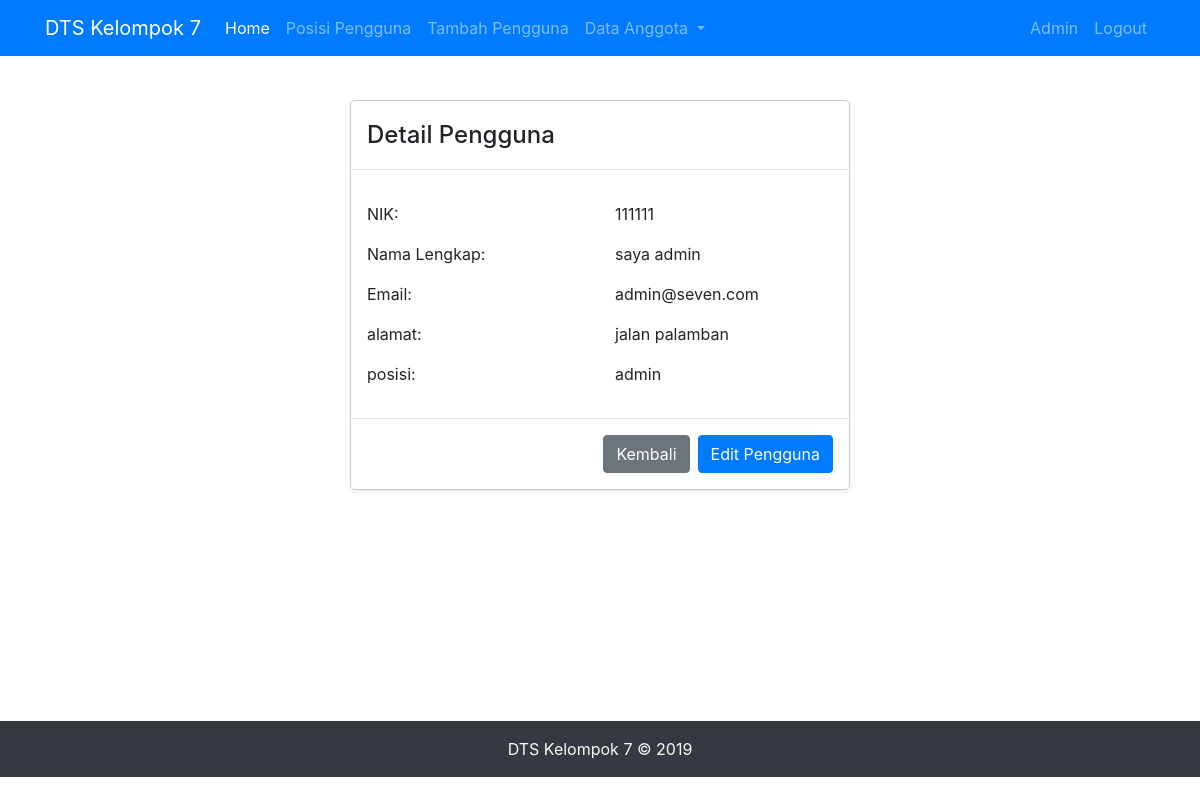
Page /admin/detail.php?id=111111 (signed in) on the committed database.
### tables this page shows
CREATE TABLE `pengguna` (
  `nik` int(11) NOT NULL,
  `nama` varchar(40) NOT NULL,
  `email` varchar(100) NOT NULL,
  `alamat` varchar(100) NOT NULL
);

CREATE TABLE `posisi` (
  `id_posisi` int(11) NOT NULL,
  `nama_posisi` varchar(50) NOT NULL
);

### admin/detail.php (the view, shortened to what this page needs)
<?php
if (isset($_GET['id'])) {
  require_once '../config/koneksi.php';
  $id = $_GET['id'];
  $query = "SELECT p.nik, p.nama, p.email, p.alamat, ps.nama_posisi FROM (pengguna p INNER JOIN mapping m ON p.nik = m.nik) INNER JOIN posisi ps ON m.id_posisi = ps.id_posisi WHERE p.nik = '$id'";
  $hasil = $db->query($query);
  $pengguna = $hasil->fetch_assoc();
} else {
  header('Location: pendaftar.php');
}
?>
<?php require_once 'header.php' ?>
<div class="container py-3" style="min-height: 83.1vh">
  <div class="modal-dialog shadow-sm" role="document">
    <div class="modal-content">
      <div class="modal-header">
        <h4 class="modal-title">Detail Pengguna</h4>
      </div>
      <div class="modal-body">
        <div class="row my-3">
          <span class="col">NIK: </span>
          <span class="col"><?= $pengguna['nik'] ?></span>
        </div>
        <div class="row my-3">
          <span class="col">Nama Lengkap: </span>
          <span class="col"><?= $pengguna['nama'] ?></span>
        </div>
        <div class="row my-3">
          <span class="col">Email: </span>
          <span class="col"><?= $pengguna['email'] ?></span>
        </div>
        <div class="row my-3">
          <span class="col">alamat: </span>
          <span class="col"><?= $pengguna['alamat'] ?></span>
        </div>
        <div class="row my-3">
          <span class="col">posisi: </span>
          <span class="col"><?= $pengguna['nama_posisi'] ?></span>
        </div>
      </div>
      <div class="modal-footer">
        <a href="posisi_pengguna.php" class="btn btn-secondary">Kembali</a>
        <a href="edit_pengguna.php?id=<?= $pengguna['nik'] ?>" class="btn btn-primary">Edit Pengguna</a>
      </div>
    </div>
  </div>
</div>
<?php require_once 'footer.php' ?>

### rows in the picture
pengguna: nik "111111", nama "saya admin", email "admin@seven.com", alamat "jalan palamban", posisi.nama_posisi "admin"
